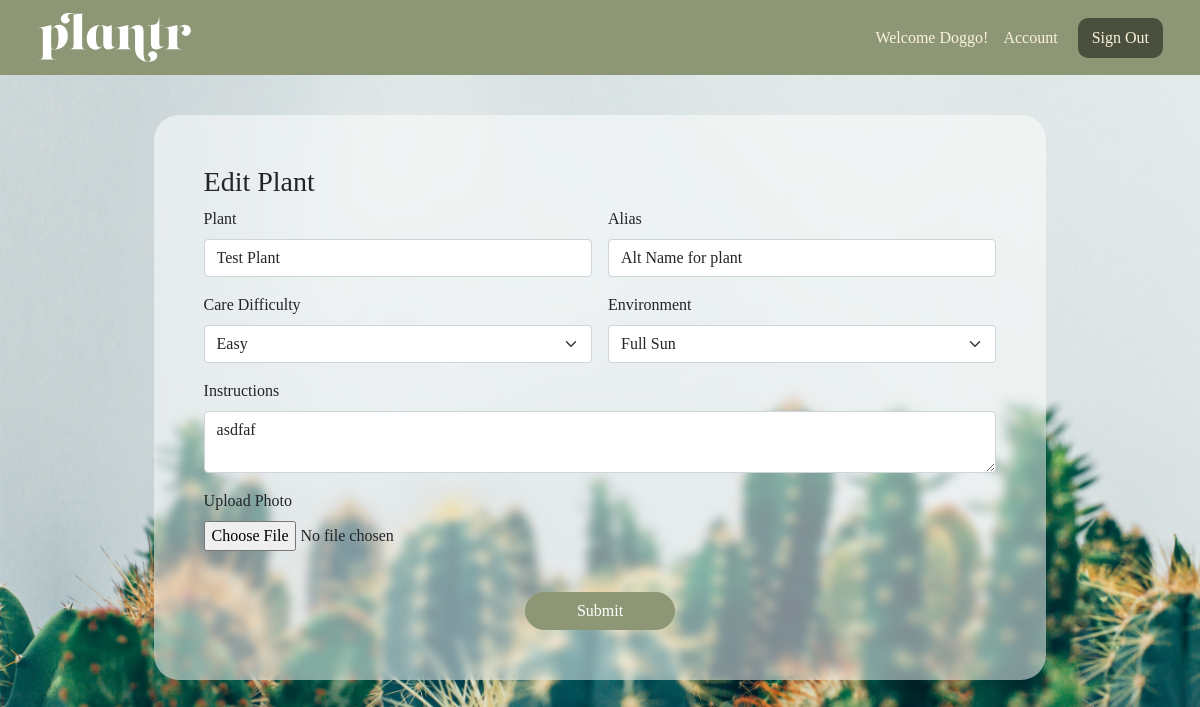
The page /plantr/17/edit (signed in) on the database its author committed.
### login_app/models.py (models this page shows)
class User(models.Model):
   alias = models.CharField(max_length=50)
   fname = models.CharField(max_length=50)
   lname = models.CharField(max_length=50)
   email = models.CharField(max_length=50)
   password = models.CharField(max_length=50)
   created_at = models.DateTimeField(auto_now_add = True)
   updated_at = models.DateTimeField(auto_now = True)
   objects = UserManager()

### plantApp/models.py (models this page shows, shortened)
class Plant(models.Model):
   LEVELS = (
   (0, ''),
   (1, 'Easy'),
   (2, 'Medium'),
   (3, 'Hard'),
)
   poster = models.ForeignKey(User, related_name = "user_plants", on_delete = models.CASCADE)
   plantName = models.CharField(max_length=50)
   plantAlt = models.CharField(max_length=255, blank=True, default='')
   level = models.CharField(max_length=50)
   env = models.CharField(max_length=1, choices=LEVELS)
   desc = models.CharField(max_length=255)
   plantImg = models.ImageField(upload_to='plants/', null=True, blank=True, default='../static/default_plant.jpg')
   users_fav = models.ManyToManyField(User, related_name = 'fav_plants')
   objects = plantsManager()

### plantApp/views.py (the view)
# urls.py: path('<int:plant_id>/edit', views.editPlant),
def editPlant(request, plant_id):
   if 'user_id' not in request.session:
        messages.error(request, "Must be logged in!")
        return redirect('/')
   user = User.objects.get(id=request.session['user_id'])
   plantToEdit = Plant.objects.get(id = plant_id)
   context = {
      'user': user,
      'plant': plantToEdit
   }
   return render(request, 'edit_plant.html', context)

### plantApp/templates/edit_plant.html (shortened to what this page needs)
<!DOCTYPE html>
<html lang="en">
<head>
   <link href="https://cdn.jsdelivr.net/npm/bootstrap@5.0.1/dist/css/bootstrap.min.css" rel="stylesheet">
   {% load static %}
   <link rel="stylesheet" href="{% static 'plantApp/static/css/editplant.css' %}">
</head>
<body>
   <div id='container'>
      <nav class="navbar navbar-light">
         <div class="container-fluid">
            <a class="navbar-brand" href="/plantr">
               <img src="/static/plantr-light.svg" alt="" width="155" height="55">
            </a>
            <form class="d-flex">
               <span class="navbar-text">
                  Welcome {{ user.alias }}! &nbsp;&nbsp;
                  <a href="../users/{{ user.id }}">Account</a>
               </span>
               <a href="/logout" class="btn btn-danger" role="button">
                  Sign Out
                  </a>
               </form>
         </div>
         </nav>
   <div class='container-sm'>
      <div class='forms'>
         <h3>Edit Plant</h3>
            <form action='../{{ plant.id }}/update' method="POST" enctype="multipart/form-data" class="row g-3">
               <div class="col-md-6">
                  <label for="inputPlant4" class="form-label">Plant</label>
                  <input type="text" name='plantName' class="form-control" id="inputPlant4" value="{{ plant.plantName }}">
               </div>
               <div class="col-md-6">
                  <label for="inputAlias4" class="form-label">Alias</label>
                  <input type="text" name='plantAlt' class="form-control" id="inputAlias4" value="{{ plant.plantAlt }}">
               </div>
               <div class="col-md-6">
                  <label for="inputLevel" class="form-label">Care Difficulty</label>
                     <select id="level" name="level" class="form-select">
                        <option selected value='{{ plant.level }}'>{{ plant.level }}</option>
                     </select>
                  </div>
                  <div class="col-md-6">
                  <label for="inputEnv" class="form-label">Environment</label>
                     <select id="env" name="env" class="form-select">
                        <option selected value='{{ plant.env }}'>{{ plant.env }}</option>
                     </select>
                  </div>
               <div class="col-12">
                  <label for="inputDesc" class="form-label">Instructions</label>
                  <div class="input-group">
                  <textarea class="form-control" name='desc' aria-label="With textarea">{{ plant.desc }}</textarea>
                  </div>
               </div>
               <div class="col-12">
                  <label for="inputPhoto" class="form-label">Upload Photo</label><br>
                  <input type='file' name='plantImg' class='desc_input'>
               </div>
               <div class="col-12 text-center">
                  <button type="submit" class="btn btn-success">Submit</button>
               </div>
            </form>
         </div>
      </div>
   </div>
</body>
</html>

### plantApp/static/css/editplant.css (style rules this page uses)
* { margin: 0; padding: 0; font-family:Georgia, 'Times New Roman', Times, serif; }
body { width: 100%; background: #8e9775; background: url("../../../static/plantr.jpeg") no-repeat center center fixed; background-size: cover; }
.navbar-text a { color: #faf2da !important; text-decoration: none; }
.navbar.navbar-light { background-color: #8e9775; padding: 5px 25px; }
.navbar-light .navbar-text { color: #faf2da; font-weight: 100; }
.btn.btn-danger { background-color: #4a503d; color: #faf2da; border: 2px solid #4a503d; border-radius: 10px; margin-left: 20px; }
.btn.btn-success { border-radius: 50px; background-color: #8e9775; border: 1px solid #8e9775; min-width: 150px; margin-top: 25px; }
.forms { background-color: rgb(255, 255, 255, 0.5); padding: 50px; border-radius: 25px; margin: 40px 10%; backdrop-filter: blur(5px); }

### rows shown on the page
User: alias "Doggo"
Plant: plantName "Test Plant", plantAlt "Alt Name for plant", level "Easy", env "Full Sun", desc "asdfaf"
